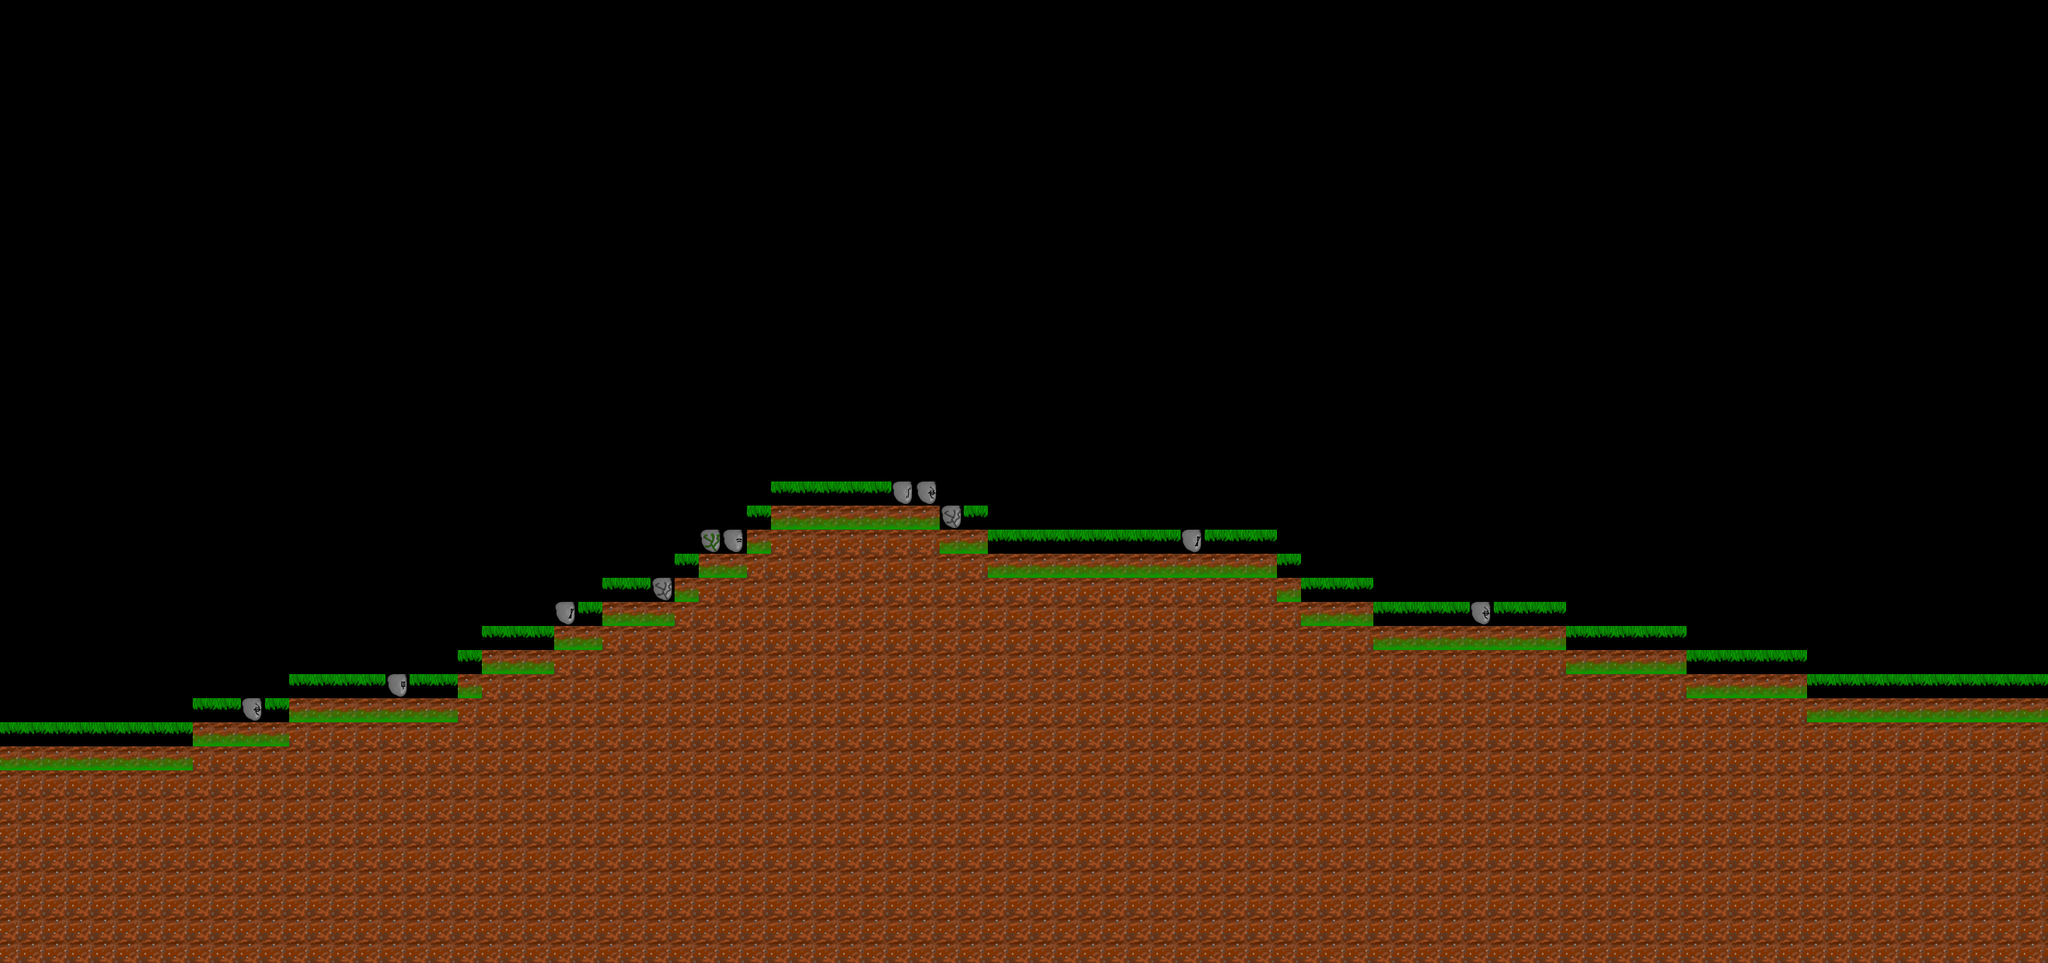

A level layout from a 2D game, rendered from its tile map. Below: a short description, then the map file with tile-grid data replaced by summaries:
An orthogonal 85x40 tile map with 32x32 px tiles, 1 tile layer (Tile Layer 1), 2 tilesets.

<map version="1.0" orientation="orthogonal" renderorder="right-down" width="85" height="40" tilewidth="32" tileheight="32" nextobjectid="1">
 <tileset firstgid="1" name="SpriteSheet_Main" tilewidth="32" tileheight="32" tilecount="100" columns="10">
  <image source="SpriteSheet_Main.png" width="320" height="320" />
  <tile id="0">
   <properties>
    <property name="Collidable" type="bool" value="false" />
    <property name="notAllowed" type="bool" value="false" />
   </properties>
  </tile>
  <tile id="1">
   <properties>
    <property name="notAllowed" type="bool" value="false" />
   </properties>
  </tile>
 </tileset>
 <tileset firstgid="101" name="background" tilewidth="32" tileheight="32" tilecount="4840" columns="40">
  <image source="background.png" width="1280" height="720" />
 </tileset>
 <layer name="Tile Layer 1" width="85" height="40">
  <data>[3400 cells, 3400 non-empty, 11 distinct tile ids]</data>
 </layer>
</map>
